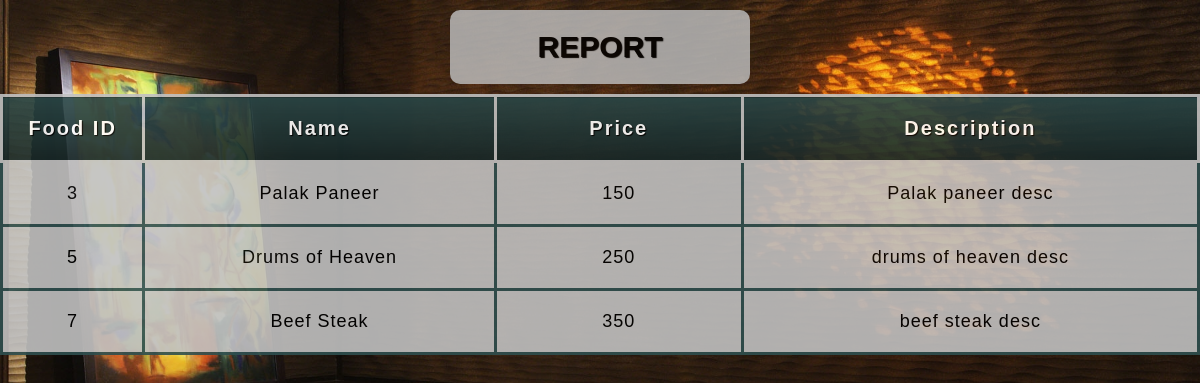
The page /query/query4.php on the database its author committed.
### tables this page shows
CREATE TABLE `food` (
  `food_id` int(10) NOT NULL,
  `description` varchar(200) NOT NULL
);

CREATE TABLE `stock` (
  `food_id` int(10) NOT NULL,
  `food_name` varchar(50) NOT NULL,
  `food_type` varchar(50) NOT NULL,
  `price` int(10) NOT NULL
);

### query/query4.php (the view, shortened to what this page needs)
<!DOCTYPE html>
<html>
<head>
	<link rel='stylesheet' type='text/css' href="css/query4_styles.css">
</head><body>
<?php
$servername = "localhost";
$username="root";
$password="";
$dbname="restaurant";
$conn = new mysqli($servername, $username, $password, $dbname);
$sql = "SELECT f.food_id,s.food_name,s.price,f.description
		FROM food f,stock s
		WHERE f.food_id=s.food_id";
$result = $conn->query($sql);
echo "<table>
			<caption>REPORT</caption>
			<thead>
			<tr>
				<th scope='col'>Food ID</th>
				<th scope='col'>Name</th>
				<th scope='col'>Price</th>
				<th scope='col'>Description</th>
			</tr>
		</thead>
		<tbody>";
if($result->num_rows > 0){
	while($row = mysqli_fetch_array($result)) {
		 echo "<tr>
    	 			<td>".$row["food_id"]."</td>
    	 			<td>".$row["food_name"]."</td>
    	 			<td>".$row["price"]."</td>
    	 			<td>".$row["description"]."</td>
    	 		</tr>";
	}
}
else {
    echo "0 results";
}
echo "</tbody></table>";
?>

### query/css/query4_styles.css (style rules this page uses)
body { margin: 0; padding: 0; background: url(restaurant.jpg) no-repeat center center fixed; background-size: cover; font-family: sans-serif; }
table { table-layout: fixed; width: 100%; border-collapse: collapse; font-size: 18px; background-color: silver; opacity: 0.9; border-radius: 10px; }
thead th:nth-child(1) { width: 10%; }
thead th:nth-child(2) { width: 30%; }
thead th:nth-child(3) { width: 20%; }
thead th:nth-child(4) { width: 40%; }
caption { width: 25%; margin-left: 37.5%; padding-top: 20px; padding-bottom: 20px; background-color: silver; font-size: 30px; font-weight: bold; text-shadow: 1px 1px 1px black; border-radius: 10px; margin-bottom: 10px; margin-top: 10px; opacity: 0.9; }
th, td { padding: 20px; }
th { letter-spacing: 2px; font-size: 20px; }
td { letter-spacing: 1px; }
tbody td, th { text-align: center; border: 3px solid darkslategray; }
thead { background-color: darkslategray; color: white; text-shadow: 1px 1px 1px black; }
thead th { background: linear-gradient(to bottom, rgba(0,0,0,0.1), rgba(0,0,0,0.5)); border: 3px solid silver; }

### rows shown on the page
food: food_id "3", food_id.food_name "Palak Paneer", food_id.price "150", description "Palak paneer desc"
food: food_id "5", food_id.food_name "Drums of Heaven", food_id.price "250", description "drums of heaven desc"
food: food_id "7", food_id.food_name "Beef Steak", food_id.price "350", description "beef steak desc"
